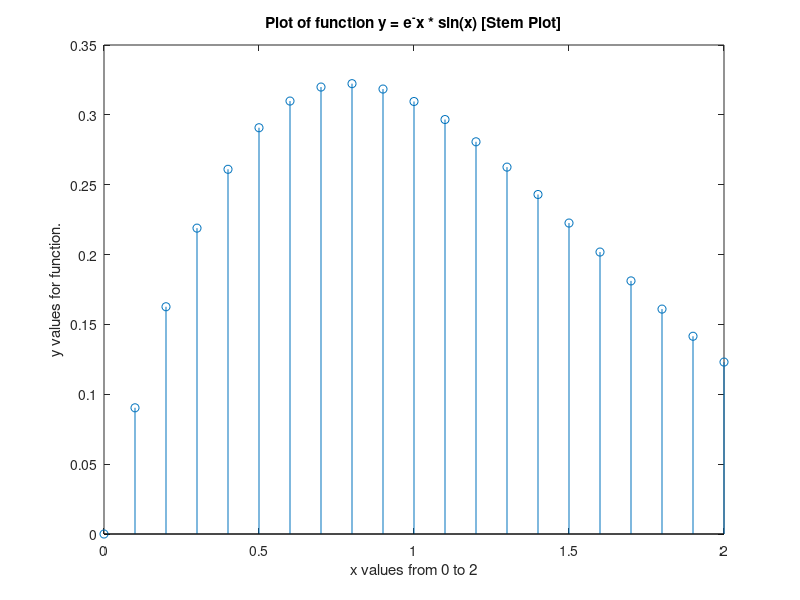
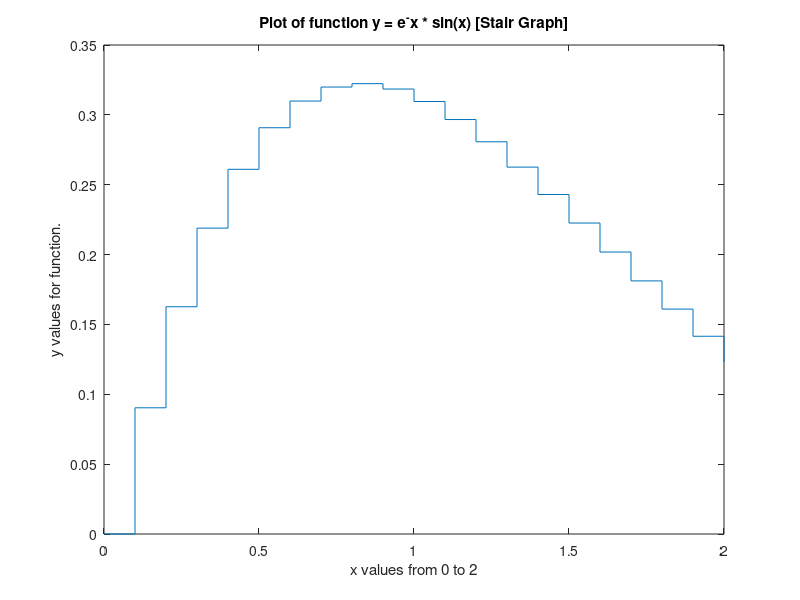
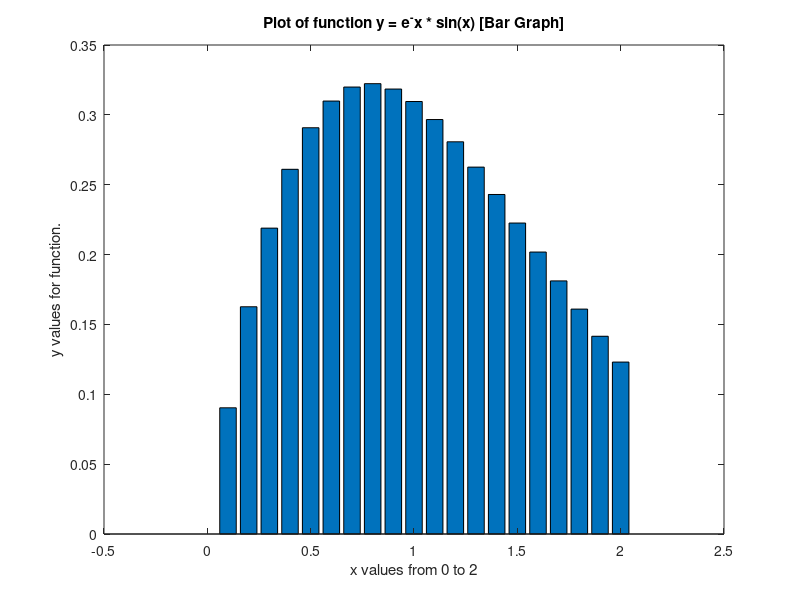
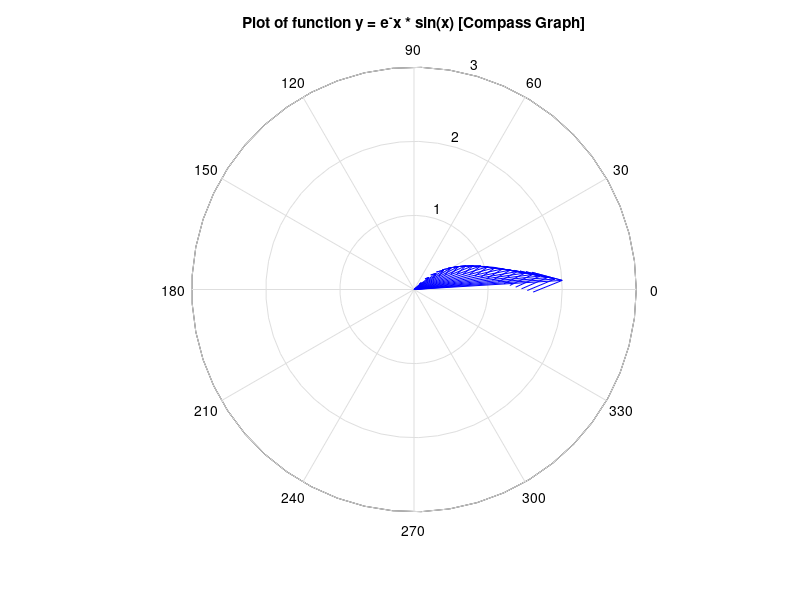

MATLAB code for these plots, in order:
% Script File: Quiz6_ch6ex20

% Programmer: Cameron Carroll
% April 12, 2012

clear;
clc;
clf;

y = @(x) exp(1).^(-x) .* sin(x);
range = 0:0.1:2;
result = y(range);


figure(1);
stem(range, result);
title('Plot of function y = e^-x * sin(x) [Stem Plot]');
xlabel('x values from 0 to 2');
ylabel('y values for function.');

figure(2);
stairs(range, result);
title('Plot of function y = e^-x * sin(x) [Stair Graph]');
xlabel('x values from 0 to 2');
ylabel('y values for function.');

figure(3);
bar(range, result);
title('Plot of function y = e^-x * sin(x) [Bar Graph]');
xlabel('x values from 0 to 2');
ylabel('y values for function.');

figure(4);
compass(range, result);
title('Plot of function y = e^-x * sin(x) [Compass Graph]');
xlabel('x values from 0 to 2');
ylabel('y values for function.');